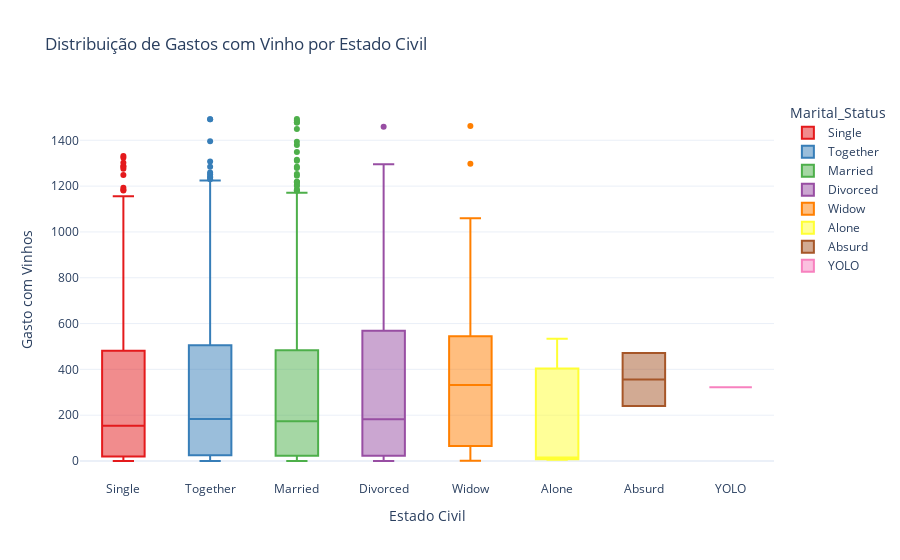

Notebook code for this chart:
### Code cell
fig = px.box(
    data, 
    x='Marital_Status', 
    y='MntWines', 
    color='Marital_Status',  
    title='Distribuição de Gastos com Vinho por Estado Civil',
    color_discrete_sequence=px.colors.qualitative.Set1  
)


fig.update_layout(
    xaxis_title='Estado Civil',
    yaxis_title='Gasto com Vinhos',
    template='plotly_white'
)


fig.show()

### Figure 1 — Plotly figure (JSON) as saved in the notebook; plotly's stock layout.template omitted (floating-point values rounded to 4 significant figures; data arrays with more than 128 entries replaced by an {"elided": "..."} marker saying what was removed)
{"data": [{"alignmentgroup": "True", "hovertemplate": "Marital_Status=%{x}<br>MntWines=%{y}<extra></extra>", "legendgroup": "Single", "marker": {"color": "rgb(228,26,28)"}, "name": "Single", "notched": false, "offsetgroup": "Single", "orientation": "v", "showlegend": true, "type": "box", "x": {"elided": "480 str values"}, "x0": " ", "xaxis": "x", "y": {"elided": "480 int values"}, "y0": " ", "yaxis": "y"}, {"alignmentgroup": "True", "hovertemplate": "Marital_Status=%{x}<br>MntWines=%{y}<extra></extra>", "legendgroup": "Together", "marker": {"color": "rgb(55,126,184)"}, "name": "Together", "notched": false, "offsetgroup": "Together", "orientation": "v", "showlegend": true, "type": "box", "x": {"elided": "580 str values"}, "x0": " ", "xaxis": "x", "y": {"elided": "580 int values"}, "y0": " ", "yaxis": "y"}, {"alignmentgroup": "True", "hovertemplate": "Marital_Status=%{x}<br>MntWines=%{y}<extra></extra>", "legendgroup": "Married", "marker": {"color": "rgb(77,175,74)"}, "name": "Married", "notched": false, "offsetgroup": "Married", "orientation": "v", "showlegend": true, "type": "box", "x": {"elided": "864 str values"}, "x0": " ", "xaxis": "x", "y": {"elided": "864 int values"}, "y0": " ", "yaxis": "y"}, {"alignmentgroup": "True", "hovertemplate": "Marital_Status=%{x}<br>MntWines=%{y}<extra></extra>", "legendgroup": "Divorced", "marker": {"color": "rgb(152,78,163)"}, "name": "Divorced", "notched": false, "offsetgroup": "Divorced", "orientation": "v", "showlegend": true, "type": "box", "x": {"elided": "232 str values"}, "x0": " ", "xaxis": "x", "y": {"elided": "232 int values"}, "y0": " ", "yaxis": "y"}, {"alignmentgroup": "True", "hovertemplate": "Marital_Status=%{x}<br>MntWines=%{y}<extra></extra>", "legendgroup": "Widow", "marker": {"color": "rgb(255,127,0)"}, "name": "Widow", "notched": false, "offsetgroup": "Widow", "orientation": "v", "showlegend": true, "type": "box", "x": ["Widow", "Widow", "Widow", "Widow", "Widow", "Widow", "Widow", "Widow", "Widow", "Widow", "Widow", "Widow", "Widow", "Widow", "Widow", "Widow", "Widow", "Widow", "Widow", "Widow", "Widow", "Widow", "Widow", "Widow", "Widow", "Widow", "Widow", "Widow", "Widow", "Widow", "Widow", "Widow", "Widow", "Widow", "Widow", "Widow", "Widow", "Widow", "Widow", "Widow", "Widow", "Widow", "Widow", "Widow", "Widow", "Widow", "Widow", "Widow", "Widow", "Widow", "Widow", "Widow", "Widow", "Widow", "Widow", "Widow", "Widow", "Widow", "Widow", "Widow", "Widow", "Widow", "Widow", "Widow", "Widow", "Widow", "Widow", "Widow", "Widow", "Widow", "Widow", "Widow", "Widow", "Widow", "Widow", "Widow", "Widow"], "x0": " ", "xaxis": "x", "y": [55, 245, 546, 505, 182, 901, 395, 1, 15, 512, 43, 400, 161, 112, 4, 24, 815, 162, 63, 416, 1060, 55, 162, 5, 625, 445, 371, 67, 445, 19, 860, 205, 5, 953, 12, 27, 158, 508, 735, 1298, 341, 62, 13, 972, 508, 332, 431, 293, 595, 67, 50, 19, 612, 861, 380, 15, 267, 167, 488, 100, 953, 710, 344, 605, 67, 1462, 526, 618, 526, 544, 3, 532, 189, 154, 154, 570, 332], "y0": " ", "yaxis": "y"}, {"alignmentgroup": "True", "hovertemplate": "Marital_Status=%{x}<br>MntWines=%{y}<extra></extra>", "legendgroup": "Alone", "marker": {"color": "rgb(255,255,51)"}, "name": "Alone", "notched": false, "offsetgroup": "Alone", "orientation": "v", "showlegend": true, "type": "box", "x": ["Alone", "Alone", "Alone"], "x0": " ", "xaxis": "x", "y": [534, 15, 5], "y0": " ", "yaxis": "y"}, {"alignmentgroup": "True", "hovertemplate": "Marital_Status=%{x}<br>MntWines=%{y}<extra></extra>", "legendgroup": "Absurd", "marker": {"color": "rgb(166,86,40)"}, "name": "Absurd", "notched": false, "offsetgroup": "Absurd", "orientation": "v", "showlegend": true, "type": "box", "x": ["Absurd", "Absurd"], "x0": " ", "xaxis": "x", "y": [471, 240], "y0": " ", "yaxis": "y"}, {"alignmentgroup": "True", "hovertemplate": "Marital_Status=%{x}<br>MntWines=%{y}<extra></extra>", "legendgroup": "YOLO", "marker": {"color": "rgb(247,129,191)"}, "name": "YOLO", "notched": false, "offsetgroup": "YOLO", "orientation": "v", "showlegend": true, "type": "box", "x": ["YOLO", "YOLO"], "x0": " ", "xaxis": "x", "y": [322, 322], "y0": " ", "yaxis": "y"}], "layout": {"boxmode": "overlay", "legend": {"title": {"text": "Marital_Status"}, "tracegroupgap": 0}, "title": {"text": "Distribuição de Gastos com Vinho por Estado Civil"}, "xaxis": {"anchor": "y", "categoryarray": ["Single", "Together", "Married", "Divorced", "Widow", "Alone", "Absurd", "YOLO"], "categoryorder": "array", "domain": [0, 1], "title": {"text": "Estado Civil"}}, "yaxis": {"anchor": "x", "domain": [0, 1], "title": {"text": "Gasto com Vinhos"}}}}
